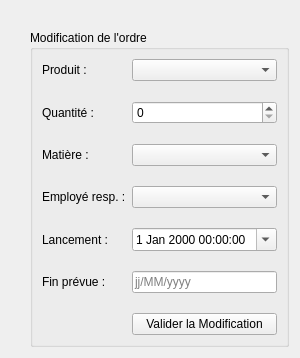
          <widget class="QWidget" name="tab_planif_modif">
           <attribute name="title">
            <string>🔧 Modifier Commande</string>
           </attribute>
           <layout class="QVBoxLayout" name="vl_tab_form_modif">
            <property name="leftMargin">
             <number>30</number>
            </property>
            <property name="topMargin">
             <number>30</number>
            </property>
            <item>
             <widget class="QGroupBox" name="gb_form_planif_modif">
              <property name="title">
               <string>Modification de l'ordre</string>
              </property>
              <layout class="QFormLayout" name="fl_form_planif_modif">
               <property name="verticalSpacing">
                <number>20</number>
               </property>
               <item row="0" column="0">
                <widget class="QLabel" name="lbl_fp_prod_modif">
                 <property name="text">
                  <string>Produit :</string>
                 </property>
                </widget>
               </item>
               <item row="0" column="1">
                <widget class="QComboBox" name="cb_produit_modif"/>
               </item>
               <item row="1" column="0">
                <widget class="QLabel" name="lbl_fp_qte_modif">
                 <property name="text">
                  <string>Quantité :</string>
                 </property>
                </widget>
               </item>
               <item row="1" column="1">
                <widget class="QSpinBox" name="sb_qte_modif">
                 <property name="maximum">
                  <number>10000</number>
                 </property>
                </widget>
               </item>
               <item row="2" column="0">
                <widget class="QLabel" name="lbl_fp_mat_modif">
                 <property name="text">
                  <string>Matière :</string>
                 </property>
                </widget>
               </item>
               <item row="2" column="1">
                <widget class="QComboBox" name="cb_matiere_modif"/>
               </item>
               <item row="3" column="0">
                <widget class="QLabel" name="lbl_fp_emp_modif">
                 <property name="text">
                  <string>Employé resp. :</string>
                 </property>
                </widget>
               </item>
               <item row="3" column="1">
                <widget class="QComboBox" name="cb_employe_modif"/>
               </item>
               <item row="4" column="0">
                <widget class="QLabel" name="lbl_fp_deb_modif">
                 <property name="text">
                  <string>Lancement :</string>
                 </property>
                </widget>
               </item>
               <item row="4" column="1">
                <widget class="QDateTimeEdit" name="dt_lancement_modif">
                 <property name="calendarPopup">
                  <bool>true</bool>
                 </property>
                </widget>
               </item>
               <item row="5" column="0">
                <widget class="QLabel" name="lbl_fp_fin_modif">
                 <property name="text">
                  <string>Fin prévue :</string>
                 </property>
                </widget>
               </item>
               <item row="5" column="1">
                <widget class="QLineEdit" name="le_fin_prevue_modif">
                 <property name="placeholderText">
                  <string>jj/MM/yyyy</string>
                 </property>
                </widget>
               </item>
               <item row="6" column="0">
                <widget class="QLabel" name="lbl_fp_btns_modif">
                 <property name="text">
                  <string/>
                 </property>
                </widget>
               </item>
               <item row="6" column="1">
                <widget class="QPushButton" name="btn_valider_modif">
                 <property name="text">
                  <string>Valider la Modification</string>
                 </property>
                </widget>
               </item>
              </layout>
             </widget>
            </item>
           </layout>
          </widget>
